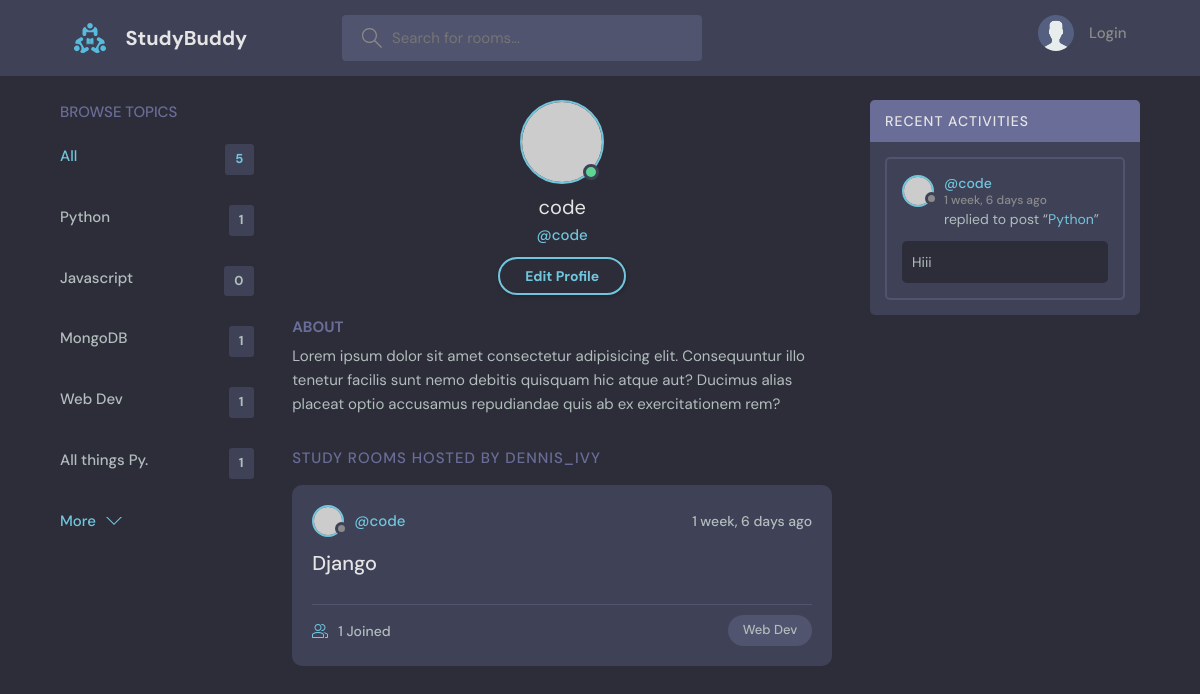
Page /user-profile/2/ on the committed database.
### base/models.py (models this page shows, shortened)
class Topic(models.Model):
    name = models.CharField(max_length=200)
    def __str__(self):
        return self.name

class Room(models.Model):
    topic = models.ForeignKey(Topic, on_delete=models.SET_NULL, null=True)
    host = models.ForeignKey(User, on_delete=models.SET_NULL, null=True)
    name = models.CharField(max_length=200)
    description = models.TextField(null=True, blank=True)
    participants = models.ManyToManyField(User, related_name='participants', blank=True)
    updated = models.DateTimeField(auto_now=True)
    created = models.DateTimeField(auto_now_add=True)
    class Meta:
        ordering = ['-updated']
    def __str__(self) -> str:
        return self.name

class Message(models.Model):
    user = models.ForeignKey(User, on_delete=models.CASCADE)
    room = models.ForeignKey(Room, on_delete=models.CASCADE)
    body = models.TextField()
    updated = models.DateTimeField(auto_now=True)
    created = models.DateTimeField(auto_now_add=True)
    class Meta:
        ordering = ['-updated']

### base/views.py (the view)
# urls.py: path('user-profile/<str:pk>/', views.profile, name='user-profile'),
def profile(request, pk):
    user = User.objects.get(id=pk)
    rooms = user.room_set.all()
    messages = user.message_set.all()
    topics = Topic.objects.all()
    context = {'user': user, 'rooms': rooms, 'room_messages': messages, 'topics': topics}
    return render(request, 'base/profile.html', context)

### base/templates/base/profile.html
{% extends 'main.html' %}
{% block content %}
  <main class="profile-page layout layout--3">
    <div class="container">
      {% include 'base/topicsComp.html' %}
      <div class="roomList">
        <div class="profile">
          <div class="profile__avatar">
            <div class="avatar avatar--large active">
              <img src="https://randomuser.me/api/portraits/men/11.jpg" />
            </div>
          </div>
          <div class="profile__info">
            <h3>{{user.username}}</h3>
            <p>@{{user.username}}</p>
            <a href="edit-user.html" class="btn btn--main btn--pill">Edit Profile</a>
          </div>
          <div class="profile__about">
            <h3>About</h3>
            <p>
              Lorem ipsum dolor sit amet consectetur adipisicing elit. Consequuntur illo tenetur
              facilis sunt nemo debitis quisquam hic atque aut? Ducimus alias placeat optio
              accusamus repudiandae quis ab ex exercitationem rem?
            </p>
          </div>
        </div>
        <div class="roomList__header">
          <div>
            <h2>Study Rooms Hosted by dennis_ivy</a>
            </h2>
          </div>
        </div>
        {% include 'base/feedComp.html' %}
      </div>
      {% include 'base/activityComp.html' %}
    </div>
  </main>
{% endblock %}

### base/templates/base/topicsComp.html
<div class="topics">
    <div class="topics__header">
      <h2>Browse Topics</h2>
    </div>
    <ul class="topics__list">
      <li>
        <a href="{% url 'home' %}" class="active">All <span>{{topics.count}}</span></a>
      </li>
      {% for topic in topics %}
      <li>
        <a href="{% url 'home'%}?q={{topic.name}}">{{topic}} <span>{{topic.room_set.all.count}}</span></a>
      </li>
      {% endfor %}
    </ul>
    <a class="btn btn--link" href="topics.html">
      More
      <svg version="1.1" xmlns="http://www.w3.org/2000/svg" width="32" height="32" viewBox="0 0 32 32">
        <title>chevron-down</title>
        <path d="M16 21l-13-13h-3l16 16 16-16h-3l-13 13z"></path>
      </svg>
    </a>
  </div>

### base/templates/base/feedComp.html (shortened to what this page needs)
{% for room in rooms %}
<div class="roomListRoom">
    <div class="roomListRoom__header">
      <a href="{% url 'user-profile' room.host.id %}" class="roomListRoom__author">
        <div class="avatar avatar--small">
          <img src="https://randomuser.me/api/portraits/women/11.jpg" />
        </div>
        <span>@{{room.host.username}}</span>
      </a>
      <div class="roomListRoom__actions">
        <span>{{room.created|timesince}} ago</span>
      </div>
    </div>
    <div class="roomListRoom__content">
      <a href="{% url 'room' room.id%}">{{room.name}}</a>
    </div>
    <div class="roomListRoom__meta">
      <a href="{% url 'room' room.id%}" class="roomListRoom__joined">
        {{room.participants.all.count}} Joined
      </a>
      <p class="roomListRoom__topic">{{room.topic.name}}</p>
    </div>
  </div>
{% endfor %}

### base/templates/base/activityComp.html (shortened to what this page needs)
<div class="activities">
    <div class="activities__header">
      <h2>Recent Activities</h2>
    </div>
    {% for  message in room_messages %}
    <div class="activities__box">
      <div class="activities__boxHeader roomListRoom__header">
        <a href="{% url 'user-profile' message.user.id %}" class="roomListRoom__author">
          <div class="avatar avatar--small">
            <img src="https://randomuser.me/api/portraits/women/11.jpg" />
          </div>
          <p>
            @{{message.user}}
            <span>{{message.created|timesince}} ago</span>
          </p>
        </a>
      </div>
      <div class="activities__boxContent">
        <p>replied to post “<a href="{% url 'room' message.room.id %}">{{message.room}}</a>”</p>
        <div class="activities__boxRoomContent">
          {{message.body}}
        </div>
      </div>
    </div>
    {% endfor %}
  </div>

### rows in the picture
Topic: name "Python", room_set.all.count "1"
Topic: name "Javascript", room_set.all.count "0"
Topic: name "MongoDB", room_set.all.count "1"
Topic: name "Web Dev", room_set.all.count "1"
Topic: name "All things Py.", room_set.all.count "1"
Room: host.username "code", created "1 week, 6 days", name "Django", participants.all.count "1", topic.name "Web Dev"
Message: user "code", created "1 week, 6 days", room "Python", body "Hiii"

### other values in the picture
{{ topics.count }} "5"
{{ user.username }} "code"
